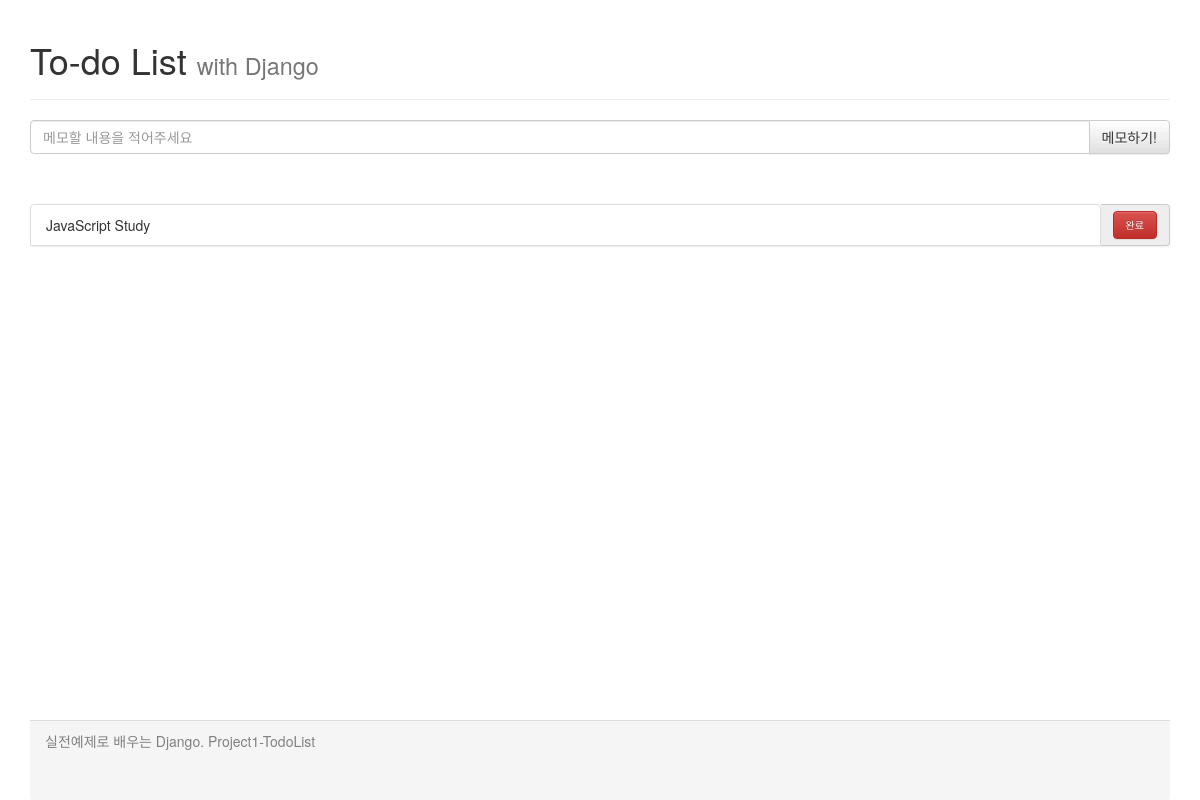
Before: / with the older database file.
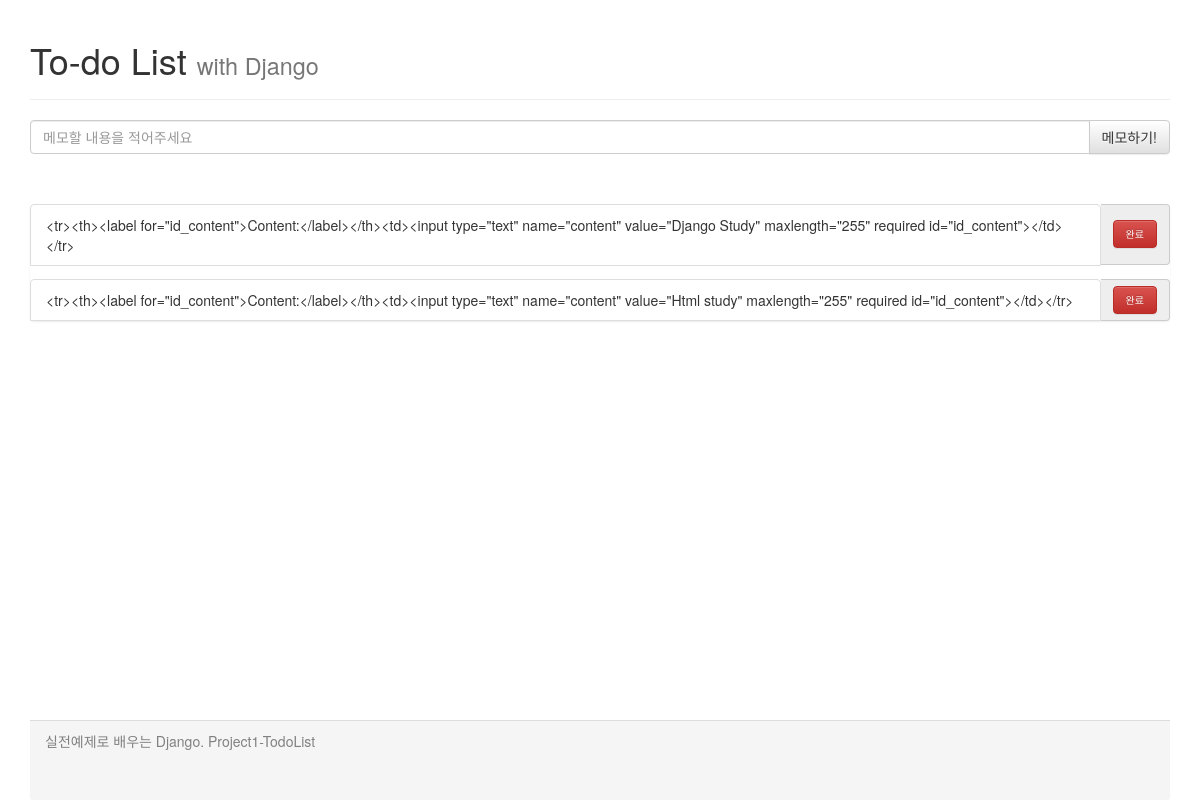
After: the same page with the newer database file.
### todo_app/models.py (models this page shows)
class Todo(models.Model):
    content = models.CharField(max_length=255)

### todo_app/views.py (the view)
# urls.py: path('', views.index, name="index"),
def index(request):
    todos = Todo.objects.all()  # 클래스변수 # 모든데이터를 가져온다
    context = {"todos": todos}
    return render(request, 'todo_app/index.html', context)  # 렌더링할 파일

### todo_app/templates/todo_app/index.html (shortened to what this page needs)
{%extends "base.html" %}
{%block content%}
<div class="content">
    <div class="messageDiv">
        <form action="./createTodo/" method="POST">{% csrf_token %}
            <div class="input-group">
                <input id="content" name="content" type="text" class="form-control" placeholder="메모할 내용을 적어주세요">
                <span class="input-group-btn">
                    <button class="btn btn-default" type="submit">메모하기!</button>
                </span>
            </div>
        </form>
    </div>
    <div class="toDoDiv">
        <ul class="list-group">
            {% for todo in todos %}
            <form action="./delteTodo/" method="GET">
                <div class="input-group" name='todo1'>
                    <li class="list-group-item">{{ todo.content }}</li>
                    <span class="input-group-addon">
                        <button type="submit" class="custom-btn btn btn-danger">완료</button>
                    </span>
                </div>
            </form>
            {% endfor %}
        </ul>
    </div>
</div>
{%endblock content%}

### templates/base.html (shortened to what this page needs)
<html lang="ko">
<head>
  <link rel="stylesheet" href="https://maxcdn.bootstrapcdn.com/bootstrap/3.3.2/css/bootstrap.min.css">
  <link rel="stylesheet" href="https://maxcdn.bootstrapcdn.com/bootstrap/3.3.2/css/bootstrap-theme.min.css">
</head>
<body>
  <div class="container">
    <div class="header">
      <div class="page-header">
        <h1>To-do List <small>with Django</small></h1>
      </div>
    </div>
    {%block content %}
    {%endblock content %}
    <div class="panel-footer">
      실전예제로 배우는 Django. Project1-TodoList
    </div>
  </div>
</body>
</html>

### templates/base.html (style rules this page uses)
.content { height: 75%; }
.messageDiv { margin-top: 20px; margin-bottom: 50px; }
.custom-btn { font-size: 10px; }
.panel-footer { height: 10%; color: gray; }

Changed rows visible on the page:
removed Todo: content "JavaScript Study"
added Todo: content "<tr><th><label for=\"id_content\">Content:</label></th><td><input type=\"text\" name=\"content\" value=\"Django Study\" maxlength=\"255\" required id=\"id_content\"></td></tr>"
added Todo: content "<tr><th><label for=\"id_content\">Content:</label></th><td><input type=\"text\" name=\"content\" value=\"Html study\" maxlength=\"255\" required id=\"id_content\"></td></tr>"
